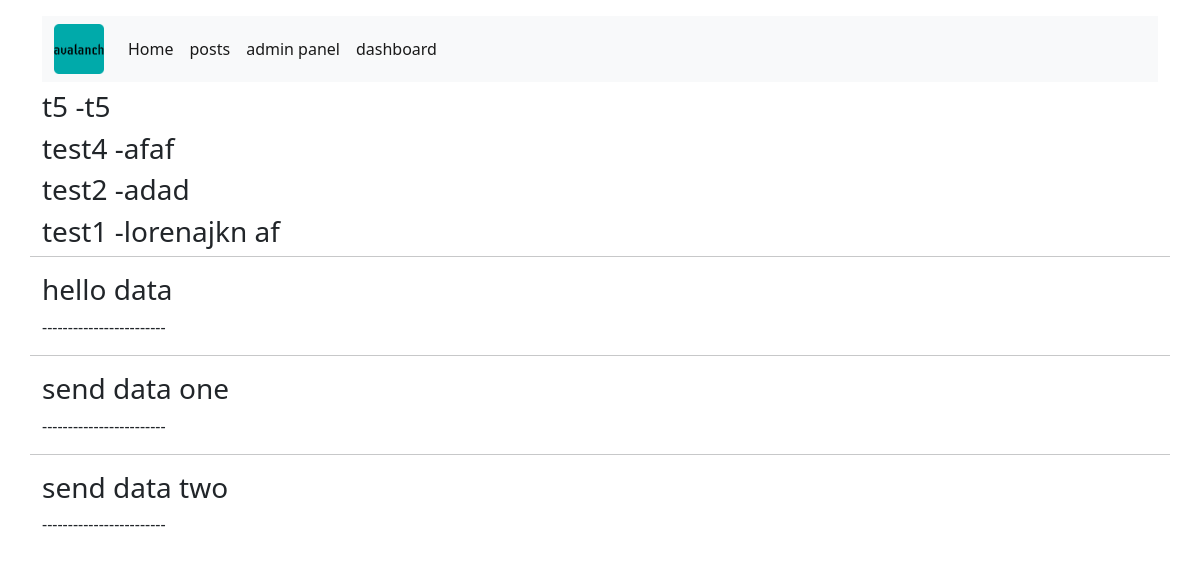
Before: / with the older database file.
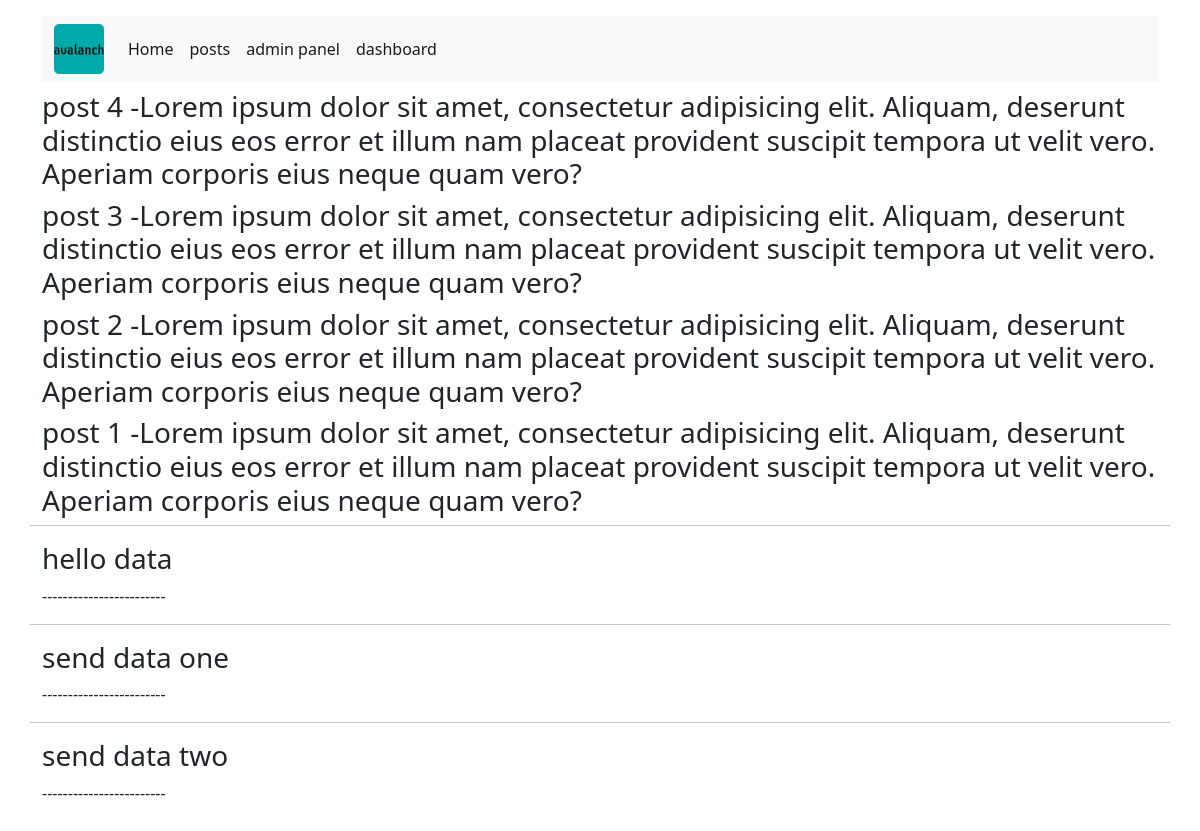
After: the same page with the newer database file.
### posts/models.py (models this page shows, shortened)
class Post(models.Model):
    title = models.CharField(max_length=200)
    body = models.TextField()
    liked = models.ManyToManyField(User, blank=True)
    author = models.ForeignKey(Profile, on_delete=models.CASCADE)
    updated = models.DateTimeField(auto_now=True)
    created = models.DateTimeField(auto_now_add=True)
    class Meta:
        ordering = ('-created',)  # remember that is tuple!!

### posts/views.py (the view)
# urls.py: path('', post_list, name='post-list'),
def post_list(request):
    posts = Post.objects.all()
    return render(request, 'posts/post.html', {
        'posts': posts
    })

### templates/posts/post.html (shortened to what this page needs)
{% extends 'shared/base.html' %}
{% load static %}
{% block content %}
    <div class="row">
        <div class="col-md-12">
            {% for post in posts %}
                <h3>{{ post.title }} -{{ post.body }}</h3>
            {% endfor %}
        </div>
        <hr>
        <div class="col-md-12">
            <h3>hello data</h3>
            <p>------------------------</p>
        </div>
        <hr>
        <div class="col-md-12">
            <h3>send data one</h3>
            <p>------------------------</p>
        </div>
        <hr>
        <div class="col-md-12">
            <h3>send data two</h3>
            <p>------------------------</p>
        </div>
    </div>
{% endblock %}

### templates/shared/base.html (shortened to what this page needs)
{% load static %}
<!DOCTYPE html>
<html lang="en">
<head>
    <link href="https://cdn.jsdelivr.net/npm/bootstrap@5.0.2/dist/css/bootstrap.min.css"
          rel="stylesheet"
>
    <link rel="stylesheet" href="{% static 'css/custom.css' %}">
    <link rel="stylesheet" href="https://unpkg.com/dropzone@5/dist/min/dropzone.min.css"
          type="text/css"/>
</head>
<body>
<div class="container mt-3 mb-3">
    {% include 'shared/nav.html' %}
    {% block content %}
    {% endblock %}
</div>
</body>
</html>

### templates/shared/nav.html (shortened to what this page needs)
{% load static %}
<nav class="navbar navbar-expand-lg navbar-light bg-light mb-2">
    <div class="container-fluid">
        <div>
            <a class="navbar-brand" href="{% url 'posts' %}">
                <img src="{% static 'favicon.png' %}" alt="" width="50" height="50">
            </a>
        </div>
        <div class="collapse navbar-collapse" id="navbarNavAltMarkup">
            <div class="navbar-nav">
                <a class="nav-link active" aria-current="page"
                   href="{% url 'post-list' %}">Home</a>
                <a class="nav-link active" href="{% url 'posts' %}">posts</a>
                <a class="nav-link active" href="/admin/">admin panel</a>
                <a class="nav-link active" href="{% url 'dashboard_profile' %}">dashboard</a>
            </div>
        </div>
    </div>
</nav>

Changed rows visible on the page:
removed Post: title "t5", body "t5"
removed Post: title "test4", body "afaf"
removed Post: title "test2", body "adad"
removed Post: title "test1", body "lorenajkn af"
added Post: title "post 4", body "Lorem ipsum dolor sit amet, consectetur adipisicing elit. Aliquam, deserunt distinctio eius eos error et illum nam placeat provident suscipit tempora ut velit vero. Aperiam corporis eius neque quam vero?"
added Post: title "post 3", body "Lorem ipsum dolor sit amet, consectetur adipisicing elit. Aliquam, deserunt distinctio eius eos error et illum nam placeat provident suscipit tempora ut velit vero. Aperiam corporis eius neque quam vero?"
added Post: title "post 2", body "Lorem ipsum dolor sit amet, consectetur adipisicing elit. Aliquam, deserunt distinctio eius eos error et illum nam placeat provident suscipit tempora ut velit vero. Aperiam corporis eius neque quam vero?"
added Post: title "post 1", body "Lorem ipsum dolor sit amet, consectetur adipisicing elit. Aliquam, deserunt distinctio eius eos error et illum nam placeat provident suscipit tempora ut velit vero. Aperiam corporis eius neque quam vero?"
